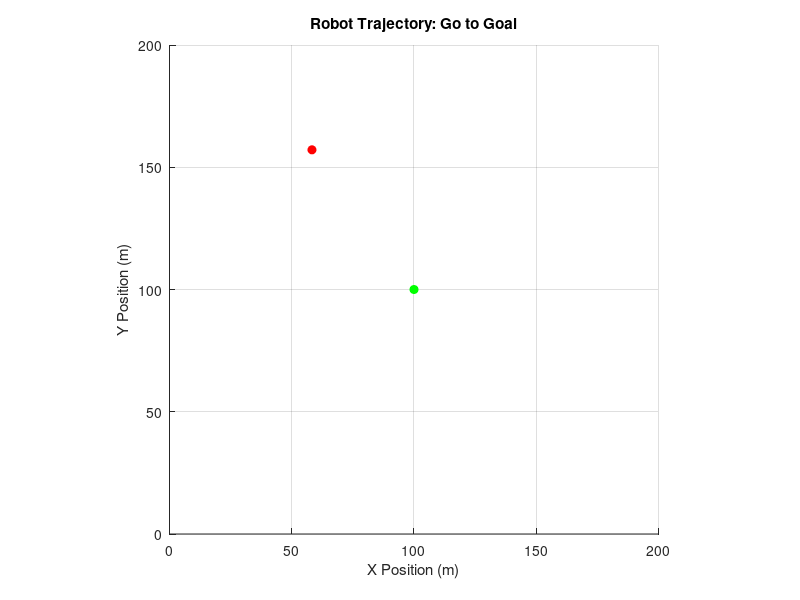

Source code (MATLAB): (Note: this script raises an error after producing the figure.)
% Programmed By Sravanth Chowdary Potluri und5uv
clear; clc; close all;

workspace_size = 200;    
delta_max = pi / 4;      
v_max = 10;               
L = 2.5;                 
dt = 0.1;                
t_max = 100;             

x_initial = 100;
y_initial = 100;
theta_initial = rand() * 2 * pi;

goal_x = rand() * workspace_size;
goal_y = rand() * workspace_size;

v = 0;        
delta = 0;    

robot_length = 5; 
robot_width = 3;   

time = 0:dt:t_max;
N = length(time);
x = zeros(1, N);
y = zeros(1, N);
theta = zeros(1, N);
v_history = zeros(1, N);
delta_history = zeros(1, N);

x(1) = x_initial;
y(1) = y_initial;
theta(1) = theta_initial;

figure;
hold on;
axis equal;
grid on;
axis([0 workspace_size 0 workspace_size]);
xlabel('X Position (m)');
ylabel('Y Position (m)');
title('Robot Trajectory: Go to Goal');
plot(goal_x, goal_y, 'ro', 'MarkerFaceColor', 'r');
plot(x_initial, y_initial, 'go', 'MarkerFaceColor', 'g');

h_robot = patch('XData', [], 'YData', [], 'FaceColor', 'b');
h_trail = plot(x(1), y(1), 'b-', 'LineWidth', 2);

for i = 1:N-1
    distance = sqrt((goal_x - x(i))^2 + (goal_y - y(i))^2);
    
    if distance < 0.1
        v = 0;
        x(i+1:end) = x(i);
        y(i+1:end) = y(i);
        theta(i+1:end) = theta(i);
        v_history(i+1:end) = 0;
        delta_history(i+1:end) = 0;
        break;
    end

    desired_theta = atan2(goal_y - y(i), goal_x - x(i));
    heading_error = wrapToPi(desired_theta - theta(i));

    Kp = 1; 
    delta = Kp * heading_error;
    
    delta = max(-delta_max, min(delta, delta_max));
    
    k_v = 1;
    v_desired  = k_v * distance * dt;
    v_desired = min(v_desired, v_max);
    v_error = v_desired - v;
    v = v + v_error * dt;
    
    x(i+1) = x(i) + v * cos(theta(i)) * dt;
    y(i+1) = y(i) + v * sin(theta(i)) * dt;
    theta(i+1) = theta(i) + (v / L) * tan(delta) * dt;
    
    v_history(i+1) = v;
    delta_history(i+1) = delta;
    
    R = [cos(theta(i)), -sin(theta(i)); sin(theta(i)), cos(theta(i))];  
    robot_shape = [-robot_length/2, -robot_width/2;
                    robot_length/2, -robot_width/2;
                    robot_length/2,  robot_width/2;
                   -robot_length/2,  robot_width/2]'; 
    
    robot_transformed = R * robot_shape;
    robot_transformed(1,:) = robot_transformed(1,:) + x(i);  
    robot_transformed(2,:) = robot_transformed(2,:) + y(i);  
    
    set(h_robot, 'XData', robot_transformed(1,:), 'YData', robot_transformed(2,:));
    set(h_trail, 'XData', x(1:i), 'YData', y(1:i)); 
    
    pause(0.05);
end

plot(x, y, 'b-', 'LineWidth', 2);
legend('Goal', 'Start', 'Trajectory');

figure;
subplot(2,1,1);
plot(time(1:i), x(1:i), 'b-', 'LineWidth', 1.5);
xlabel('Time (s)');
ylabel('X Position (m)');
title('X Position Over Time');
grid on;

subplot(2,1,2);
plot(time(1:i), y(1:i), 'r-', 'LineWidth', 1.5);
xlabel('Time (s)');
ylabel('Y Position (m)');
title('Y Position Over Time');
grid on;

figure;
subplot(2,1,1);
plot(time(1:i), v_history(1:i), 'k-', 'LineWidth', 1.5);
xlabel('Time (s)');
ylabel('Linear Velocity (m/s)');
title('Linear Velocity Over Time');
grid on;

subplot(2,1,2);
plot(time(1:i), delta_history(1:i), 'm-', 'LineWidth', 1.5);
xlabel('Time (s)');
ylabel('Steering Angle (rad)');
title('Steering Angle Over Time');
grid on;
